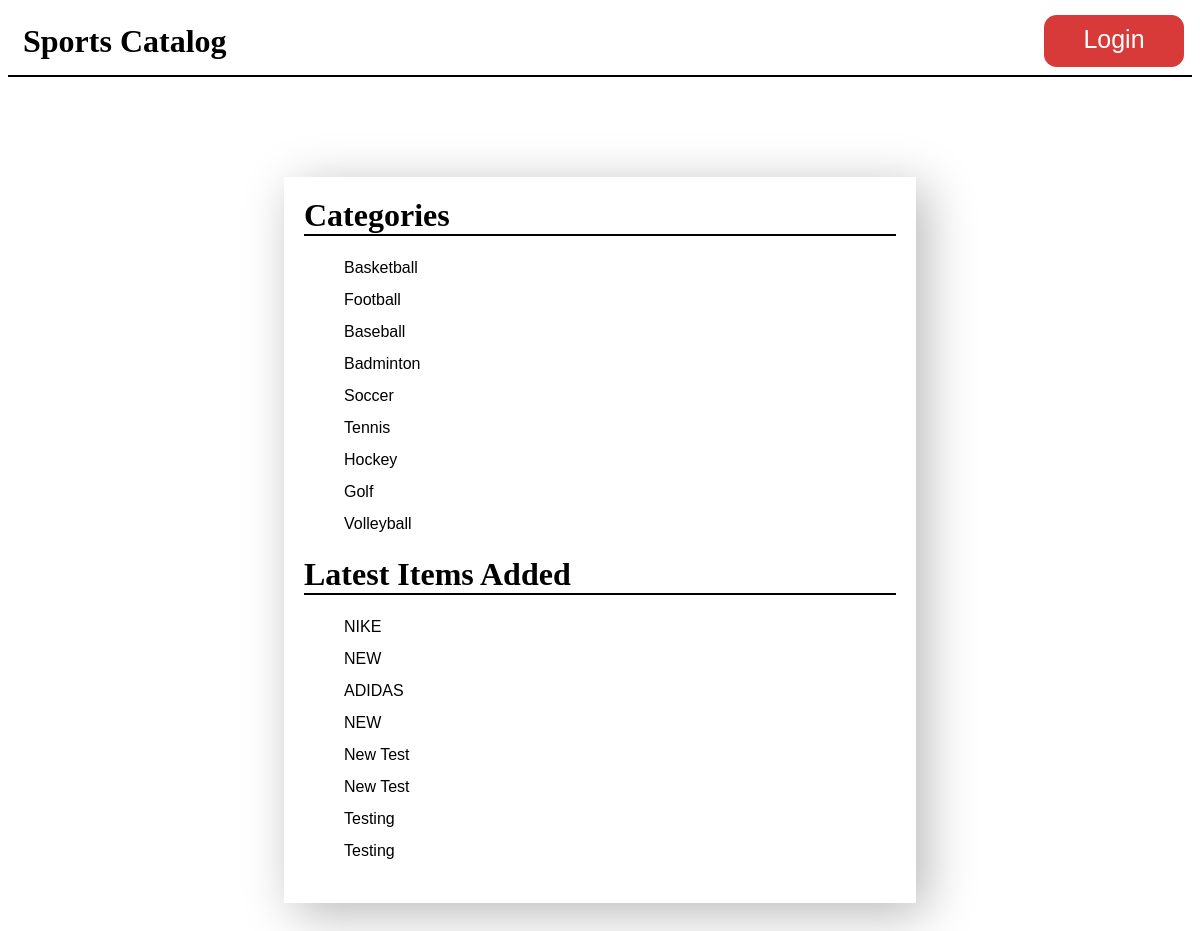
The app's page /, older data.
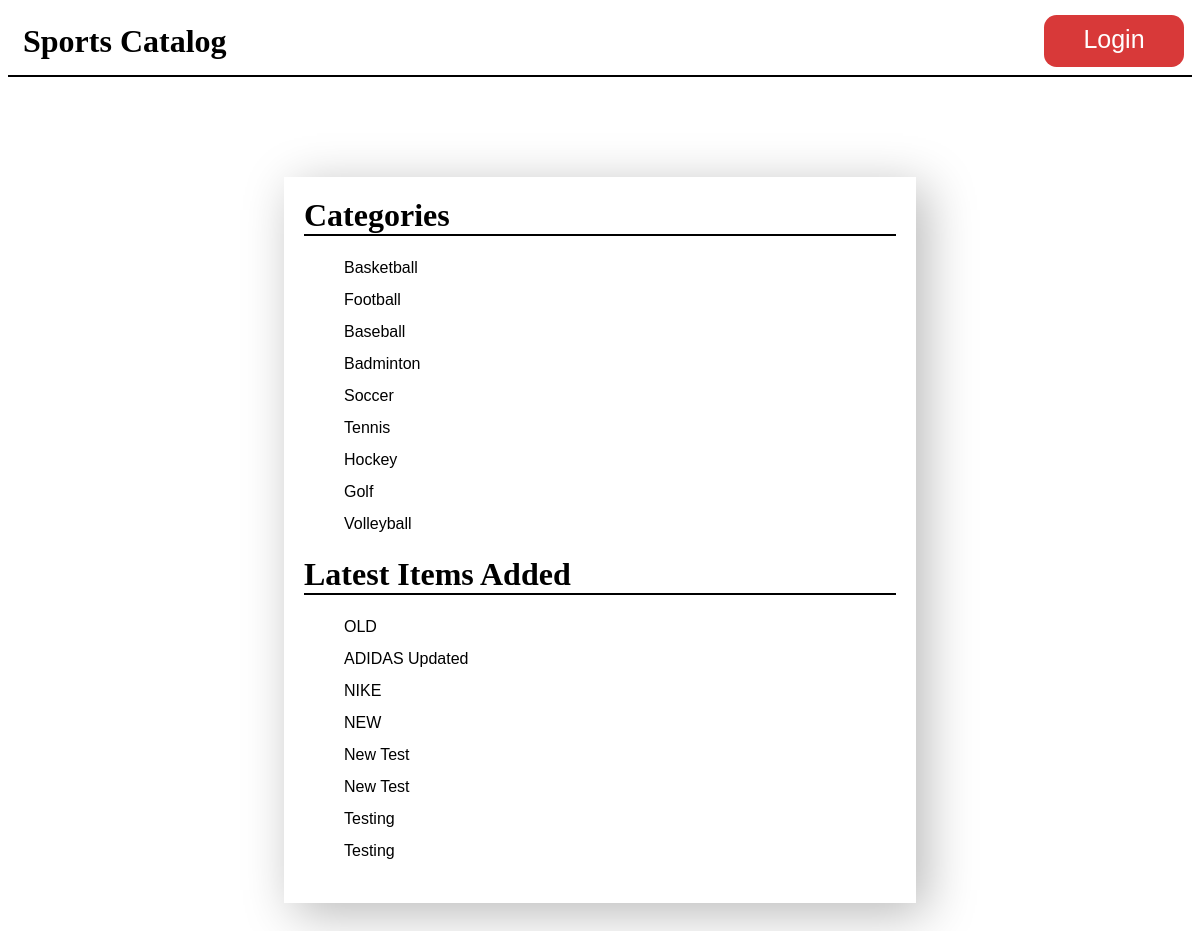
The same page, newer data.
### database_setup.py (models this page shows, shortened)
class Category(Base):
    __tablename__ = 'category'
    id = Column(Integer, primary_key=True)
    name = Column(String(100))

class Item(Base):
    __tablename__ = 'item'
    id = Column(Integer, primary_key=True)
    name = Column(String(100), nullable=False)
    description = Column(String(500), nullable=False)
    created_at = Column(DateTime, nullable=False, default=datetime.datetime.utcnow())
    updated_at = Column(DateTime, nullable=False, default=datetime.datetime.utcnow(), onupdate=datetime.datetime.utcnow())
    category_id = Column(Integer, ForeignKey('category.id'))
    category = relationship(Category)
    user_id = Column(Integer, ForeignKey('user.id'))
    user = relationship(User)

### main.py (the view)
@app.route('/')
def showHomePage():
    logged_in = True
    if 'username' not in login_session:
        logged_in = False
    categories = session.query(Category).all()
    latestItems = session.query(Item).order_by(desc(Item.updated_at)).limit(8)
    return render_template('index.html', categories=categories, latestItems=latestItems, allowed=logged_in)

### templates/index.html (shortened to what this page needs)
<!DOCTYPE html>
<html>
  <head>
    <link href="/static/style.css" rel="stylesheet" />
  </head>
  <body>
    <header>
      <div id="container">
        <h1><a href="{{url_for('showHomePage')}}">Sports Catalog</a></h1>
        {% if not allowed %}
          <a href="{{url_for('showLogin')}}" id="login">Login</a>
        {% else %}
          <a href="{{url_for('gdisconnect')}}" id="logout">Logout</a>
        {% endif %}
      </div>
    </header>
    <div id="categories_content">
      <h1>Categories</h1>
      <ul>
        {% for category in categories %}
          <li>
            <a href="{{url_for('showItems', category_id=category.id)}}">{{category.name}}</a>
          </li>
        {% endfor %}
      </ul>
      <h1>Latest Items Added</h1>
      <ul>
        {% for item in latestItems %}
          <li>
            <a href="{{url_for('showItem', category_id=item.category_id, item_id=item.id)}}">{{item.name}}</a>
          </li>
        {% endfor %}
      </ul>
    </div>
  </body>
</html>

### static/style.css (style rules this page uses)
body { font-family: sans-serif; background-color: #fff; }
h1, h2, h3, h4 { color: #000; }
h1, h2 { font-family: 'Georgia', serif; margin: 0; }
h1 { border-bottom: 2px solid #000; }
header { padding: 15px; border-bottom: 2px solid #000; }
#login, #logout { width: 140px; height: 42px; background-color: #d83939; color: #fff; font-size: 25px; text-align: center; border-radius: 0.5em; right: 16px; top: 15px; position: absolute; padding-top: 10px; }
#container h1 { border-bottom: none; }
a { text-decoration: none; color:#FFFFCC; color: #000000; }
li { list-style: none; line-height: 2em; }
#item_content, #categories_content, #category_content, #form_content, #login_form { width: 50%; margin: 100px auto; background-color: #ffffff; padding: 20px; box-shadow: 10px 10px 47px 0px #b8b8b8; }

Row changes from the older to the newer data that the page shows:
changed Item: name "NEW" → "OLD"; moves up the list
changed Item: name "ADIDAS" → "ADIDAS Updated"; moves up the list
